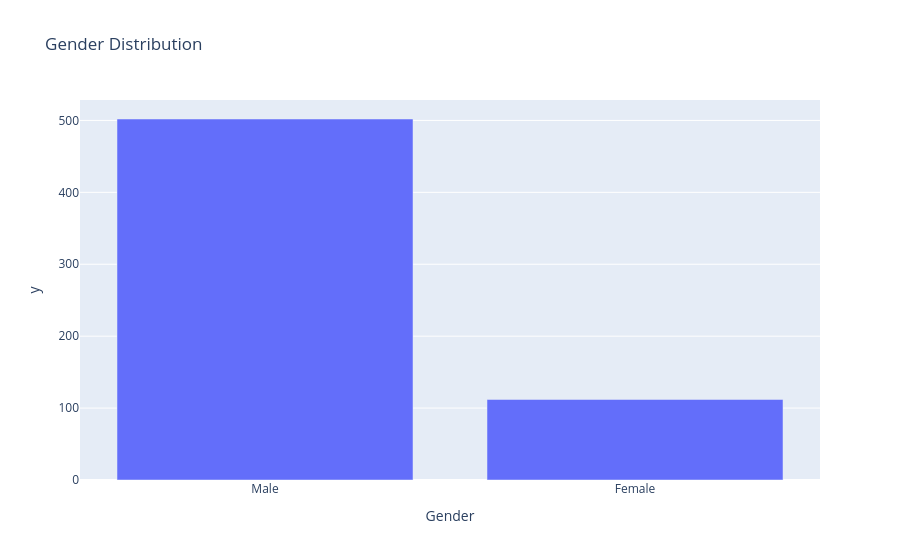

Notebook code cell kept with this figure:
### Code cell
# Now let's have a look at the distribution of the gender column
gender_count = data['Gender'].value_counts()

fig_gender = px.bar(gender_count, x = gender_count.index, y = gender_count.values, title = 'Gender Distribution')

fig_gender.show()

### Figure 1 — Plotly figure (JSON) as saved in the notebook; plotly's stock layout.template omitted (floating-point values rounded to 4 significant figures)
{"data": [{"alignmentgroup": "True", "hovertemplate": "Gender=%{x}<br>y=%{y}<extra></extra>", "legendgroup": "", "marker": {"color": "#636efa", "pattern": {"shape": ""}}, "name": "", "offsetgroup": "", "orientation": "v", "showlegend": false, "textposition": "auto", "type": "bar", "x": ["Male", "Female"], "xaxis": "x", "y": [502, 112], "yaxis": "y"}], "layout": {"autosize": true, "barmode": "relative", "legend": {"tracegroupgap": 0}, "title": {"text": "Gender Distribution"}, "xaxis": {"anchor": "y", "autorange": true, "domain": [0, 1], "range": [-0.5, 1.5], "title": {"text": "Gender"}, "type": "category"}, "yaxis": {"anchor": "x", "autorange": true, "domain": [0, 1], "range": [0, 528.4], "title": {"text": "y"}, "type": "linear"}}}
